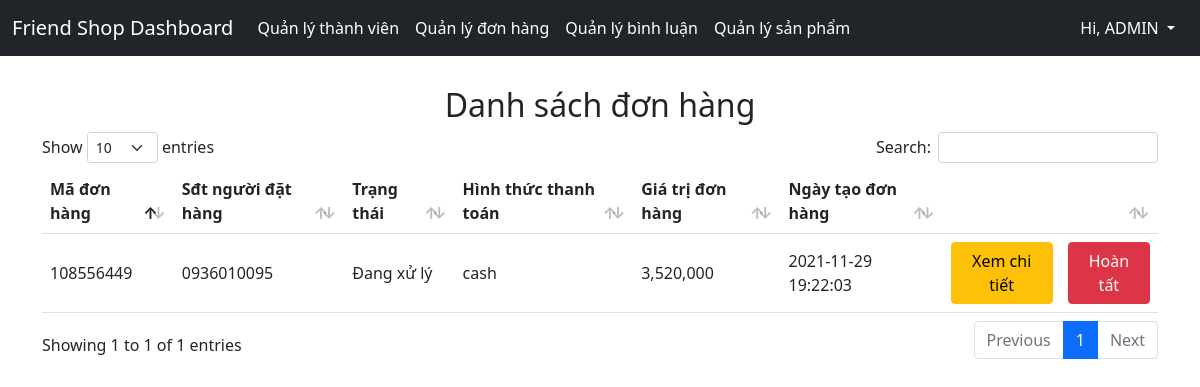
The page /admin/orders (signed in) on the database its author committed.
### tables this page shows
CREATE TABLE `orders` (
  `id` int(11) NOT NULL DEFAULT 1,
  `status` varchar(255) NOT NULL,
  `payment_type` varchar(255) NOT NULL,
  `create_date` datetime NOT NULL,
  `cost` int(11) NOT NULL,
  `member_id` varchar(255) DEFAULT NULL
);

CREATE TABLE `accounts` (
  `id` varchar(255) NOT NULL,
  `full_name` varchar(255) NOT NULL,
  `password` varchar(255) NOT NULL,
  `phone_number` varchar(255) DEFAULT NULL,
  `email` varchar(255) NOT NULL,
  `address` varchar(255) DEFAULT NULL,
  `role` char(3) DEFAULT NULL,
  `accept` char(1) NOT NULL DEFAULT 'T'
);

### mvc/core/Controller.php (called while the page is built, shortened)
<?php
class Controller{
    public function callview($view, $data = [], $layout = "layout"){
        require_once "./mvc/views/layout/" . $layout . ".php";
    }
}
?>

### mvc/core/App.php (called while the page is built, shortened)
<?php
class App{
    protected $action="show";
    protected $params=[];
    function __construct(){
        $url = $this->UrlProcess();
        if ($url) {
            if( file_exists("./mvc/controllers/".$url[0]."Controller.php") ){
                unset($url[0]);
            }
        }
        $this->controller = new $this->controller;
        if ($url) {
            if(isset($url[1])){
                if( method_exists( $this->controller , $url[1]) ){
                    $this->action = $url[1];
                }
            }
        }
        call_user_func([$this->controller, $this->action], $this->params);
    }
    function UrlProcess(){
        $url_components = parse_url($_SERVER['REQUEST_URI']);
        $index = explode("/", filter_var(trim($_SERVER['PHP_SELF'], "/")));
        $arr_tmp = explode("/", filter_var(trim($url_components['path'], "/")));
        array_splice($arr_tmp, 0, count(array_intersect($index,$arr_tmp)));
        return $arr_tmp;
    }
}
?>

### index.php (called while the page is built, shortened)
<?php
    $myApp = new App();
?>

### mvc/core/DB.php (called while the page is built, shortened)
<?php
class DB{
    public $servername ="localhost";
    public $username="root";
    public $password="";
    function __construct(){
        $this->connect = mysqli_connect($this->servername,$this->username,$this->password);
    }
}
?>

### mvc/models/AdminOrdersDB.php (called while the page is built, shortened)
<?php
class AdminOrdersDB extends DB
{
    public function getAll()
    {
        $array ="SELECT `orders`.id as id,`accounts`.phone_number as phone, orders.status as stt,`orders`.payment_type as pay,`orders`.cost as cost,`orders`.create_date as create_date
        FROM `orders`
        JOIN `accounts` ON `orders`.member_id = `accounts`.id;";
        $array = mysqli_query($this->connect, $array);
        $result = [];
        while ($s = mysqli_fetch_array($array, MYSQLI_ASSOC)) {
            array_push($result, $s);
        }
        if ($result)
            return $result;
        else return [];
    }
}

### mvc/views/admin/orders.php (the view, shortened to what this page needs)
<div class="product-container">
    <h2 style="text-align: center;">Danh sách đơn hàng</h2>
    <div class="container">
        <table class="table table-hover align-middle" id="admin-member-table">
            <thead>
                <tr>
                    <th scope="col">Mã đơn hàng</th>
                    <th scope="col">Sđt người đặt hàng</th>
                    <th scope="col">Trạng thái</th>
                    <th scope="col">Hình thức thanh toán</th>
                    <th scope="col">Giá trị đơn hàng</th>
                    <th scope="col">Ngày tạo đơn hàng</th>
                    <th></th>
                </tr>
            </thead>
            <tbody>
                <?php $index = 0;
                foreach ($data["listOrders"] as $order) {
                    $index += 1; ?>
                    <tr>
                        <td><?php echo $order["id"] ?></td>
                        <td><?php echo $order["phone"]; ?></td>
                        <td><?php echo $order["stt"]; ?></td>
                        <td><?php echo $order["pay"]; ?></td>
                        <td><?php echo number_format($order["cost"], 0, "", ","); ?></td>
                        <td><?php echo $order["create_date"]; ?></td>
                        <td class="d-flex">
                            <button type="button" class="btn btn-warning detail-order" data-bs-toggle="modal" data-bs-target="#exampleModal-detail" data-id="<?php echo $order["id"]; ?>">Xem chi tiết</button>
                            <button type="button" style= "margin-left : 15px" class="btn btn-danger complete-order" onclick="confirm('Bạn chắc chắn xác nhận hoàn tất đơn này?')" data-id="<?php echo $order["id"]; ?>">Hoàn tất</button>
                        </td>
                    </tr>
                <?php } ?>
            </tbody>
        </table>
</div>
</div>

### public/css/admin/product.css (style rules this page uses)
.product-container { padding-top: 30px; }

### rows shown on the page
orders: id "108556449", accounts.phone_number "0936010095", status "Đang xử lý", payment_type "cash", cost "3,520,000", create_date "2021-11-29 19:22:03"
